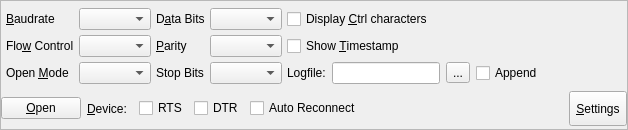
<?xml version="1.0" encoding="UTF-8"?>
<ui version="4.0">
 <class>ControlPanel</class>
 <widget class="QFrame" name="ControlPanel">
  <property name="geometry">
   <rect>
    <x>0</x>
    <y>0</y>
    <width>628</width>
    <height>130</height>
   </rect>
  </property>
  <property name="autoFillBackground">
   <bool>false</bool>
  </property>
  <property name="frameShape">
   <enum>QFrame::StyledPanel</enum>
  </property>
  <layout class="QVBoxLayout" name="m_verticalLayout">
   <property name="spacing">
    <number>5</number>
   </property>
   <property name="leftMargin">
    <number>0</number>
   </property>
   <property name="topMargin">
    <number>5</number>
   </property>
   <property name="rightMargin">
    <number>0</number>
   </property>
   <property name="bottomMargin">
    <number>0</number>
   </property>
   <item>
    <layout class="QGridLayout" name="gridLayout">
     <property name="leftMargin">
      <number>5</number>
     </property>
     <property name="rightMargin">
      <number>5</number>
     </property>
     <item row="1" column="2">
      <widget class="QLabel" name="label_parity">
       <property name="text">
        <string>&amp;Parity</string>
       </property>
       <property name="buddy">
        <cstring>m_combo_parity</cstring>
       </property>
      </widget>
     </item>
     <item row="1" column="3">
      <widget class="QComboBox" name="m_combo_parity"/>
     </item>
     <item row="2" column="3">
      <widget class="QComboBox" name="m_combo_stopBits"/>
     </item>
     <item row="0" column="3">
      <widget class="QComboBox" name="m_combo_dataBits"/>
     </item>
     <item row="2" column="2">
      <widget class="QLabel" name="label_stopBits">
       <property name="text">
        <string>Stop Bits</string>
       </property>
       <property name="buddy">
        <cstring>m_combo_stopBits</cstring>
       </property>
      </widget>
     </item>
     <item row="0" column="4">
      <widget class="QCheckBox" name="m_check_lineBreak">
       <property name="text">
        <string>Display &amp;Ctrl characters</string>
       </property>
      </widget>
     </item>
     <item row="1" column="4">
      <widget class="QCheckBox" name="m_check_timestamp">
       <property name="text">
        <string>Show &amp;Timestamp</string>
       </property>
      </widget>
     </item>
     <item row="1" column="1">
      <widget class="QComboBox" name="m_combo_flowControl"/>
     </item>
     <item row="0" column="1">
      <widget class="QComboBox" name="m_combo_Baud"/>
     </item>
     <item row="0" column="0">
      <widget class="QLabel" name="label_baud">
       <property name="text">
        <string>&amp;Baudrate</string>
       </property>
       <property name="buddy">
        <cstring>m_combo_Baud</cstring>
       </property>
      </widget>
     </item>
     <item row="0" column="2">
      <widget class="QLabel" name="label_dataBits">
       <property name="text">
        <string>D&amp;ata Bits</string>
       </property>
       <property name="buddy">
        <cstring>m_combo_dataBits</cstring>
       </property>
      </widget>
     </item>
     <item row="2" column="0">
      <widget class="QLabel" name="label_mode">
       <property name="text">
        <string>Open &amp;Mode</string>
       </property>
       <property name="buddy">
        <cstring>m_combo_Mode</cstring>
       </property>
      </widget>
     </item>
     <item row="1" column="0">
      <widget class="QLabel" name="label_flowControl">
       <property name="text">
        <string>Flo&amp;w Control</string>
       </property>
       <property name="buddy">
        <cstring>m_combo_flowControl</cstring>
       </property>
      </widget>
     </item>
     <item row="2" column="4">
      <widget class="QFrame" name="logging_frame">
       <property name="frameShape">
        <enum>QFrame::NoFrame</enum>
       </property>
       <property name="frameShadow">
        <enum>QFrame::Plain</enum>
       </property>
       <layout class="QHBoxLayout" name="horizontalLayout_4">
        <property name="leftMargin">
         <number>0</number>
        </property>
        <property name="topMargin">
         <number>0</number>
        </property>
        <property name="rightMargin">
         <number>0</number>
        </property>
        <property name="bottomMargin">
         <number>0</number>
        </property>
        <item>
         <widget class="QLabel" name="m_lb_logfile">
          <property name="text">
           <string>Logfile:</string>
          </property>
         </widget>
        </item>
        <item>
         <widget class="QLineEdit" name="m_logfile_edit">
          <property name="minimumSize">
           <size>
            <width>80</width>
            <height>0</height>
           </size>
          </property>
          <property name="maximumSize">
           <size>
            <width>400</width>
            <height>16777215</height>
           </size>
          </property>
         </widget>
        </item>
        <item>
         <widget class="QToolButton" name="m_bt_logfileDialog">
          <property name="toolTip">
           <string>Choose Logfile via file chooser.</string>
          </property>
          <property name="text">
           <string>...</string>
          </property>
         </widget>
        </item>
        <item>
         <widget class="QCheckBox" name="m_check_appendLog">
          <property name="toolTip">
           <string>Appends to an existing logfile instead of truncating it.</string>
          </property>
          <property name="text">
           <string>Append</string>
          </property>
         </widget>
        </item>
        <item>
         <spacer name="hSpacer_settings_grid">
          <property name="orientation">
           <enum>Qt::Horizontal</enum>
          </property>
          <property name="sizeType">
           <enum>QSizePolicy::MinimumExpanding</enum>
          </property>
          <property name="sizeHint" stdset="0">
           <size>
            <width>2</width>
            <height>20</height>
           </size>
          </property>
         </spacer>
        </item>
       </layout>
      </widget>
     </item>
     <item row="2" column="1">
      <widget class="QComboBox" name="m_combo_Mode"/>
     </item>
    </layout>
   </item>
   <item>
    <layout class="QHBoxLayout" name="horizontalLayout">
     <property name="spacing">
      <number>6</number>
     </property>
     <item>
      <widget class="QPushButton" name="m_bt_open">
       <property name="text">
        <string>&amp;Open</string>
       </property>
      </widget>
     </item>
     <item>
      <widget class="QLabel" name="label_device">
       <property name="text">
        <string>&amp;Device:</string>
       </property>
       <property name="buddy">
        <cstring>m_combo_device</cstring>
       </property>
      </widget>
     </item>
     <item>
      <widget class="DeviceCombo" name="m_combo_device" native="true"/>
     </item>
     <item>
      <widget class="QCheckBox" name="m_rts_line">
       <property name="toolTip">
        <string>The RTS line is set to logic HIGH when checked. Note that in RS232C the negative logic is used.</string>
       </property>
       <property name="locale">
        <locale language="English" country="UnitedStates"/>
       </property>
       <property name="text">
        <string>RTS</string>
       </property>
      </widget>
     </item>
     <item>
      <widget class="QCheckBox" name="m_dtr_line">
       <property name="toolTip">
        <string>The DTR line is set to logic HIGH when checked. Note that in RS232C the negative logic is used.</string>
       </property>
       <property name="locale">
        <locale language="English" country="UnitedStates"/>
       </property>
       <property name="text">
        <string>DTR</string>
       </property>
      </widget>
     </item>
     <item>
      <widget class="QCheckBox" name="m_check_reconnect">
       <property name="text">
        <string>Auto Reconnect</string>
       </property>
      </widget>
     </item>
     <item>
      <spacer name="horizontalSpacer">
       <property name="orientation">
        <enum>Qt::Horizontal</enum>
       </property>
       <property name="sizeHint" stdset="0">
        <size>
         <width>40</width>
         <height>20</height>
        </size>
       </property>
      </spacer>
     </item>
     <item>
      <widget class="QToolButton" name="m_bt_settings">
       <property name="sizePolicy">
        <sizepolicy hsizetype="Fixed" vsizetype="Fixed">
         <horstretch>0</horstretch>
         <verstretch>0</verstretch>
        </sizepolicy>
       </property>
       <property name="minimumSize">
        <size>
         <width>0</width>
         <height>35</height>
        </size>
       </property>
       <property name="text">
        <string>&amp;Settings</string>
       </property>
      </widget>
     </item>
    </layout>
   </item>
  </layout>
 </widget>
 <customwidgets>
  <customwidget>
   <class>DeviceCombo</class>
   <extends>QWidget</extends>
   <header>devicecombo.h</header>
  </customwidget>
 </customwidgets>
 <tabstops>
  <tabstop>m_combo_Baud</tabstop>
  <tabstop>m_combo_flowControl</tabstop>
  <tabstop>m_combo_Mode</tabstop>
  <tabstop>m_combo_dataBits</tabstop>
  <tabstop>m_combo_parity</tabstop>
  <tabstop>m_combo_stopBits</tabstop>
  <tabstop>m_check_lineBreak</tabstop>
  <tabstop>m_check_timestamp</tabstop>
  <tabstop>m_logfile_edit</tabstop>
  <tabstop>m_bt_logfileDialog</tabstop>
  <tabstop>m_check_appendLog</tabstop>
  <tabstop>m_combo_device</tabstop>
  <tabstop>m_bt_open</tabstop>
  <tabstop>m_bt_settings</tabstop>
 </tabstops>
 <resources/>
 <connections/>
</ui>
